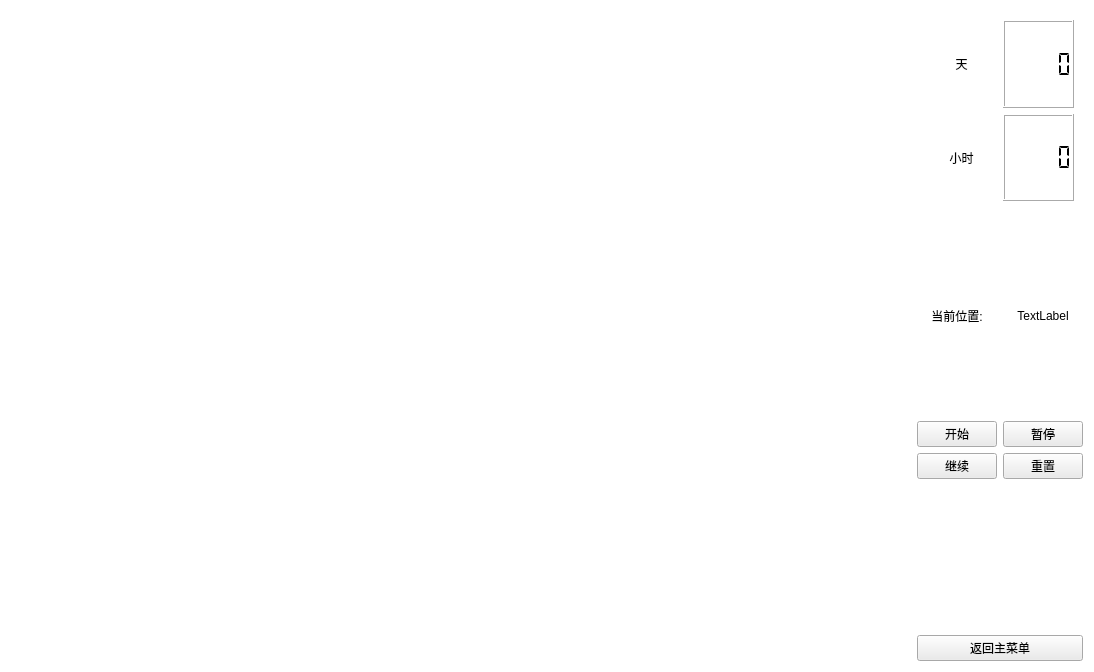
     <widget class="QWidget" name="SimulatePage">
      <property name="styleSheet">
       <string notr="true">background-color: rgb(255, 255, 255);</string>
      </property>
      <layout class="QGridLayout" name="gridLayout_11">
       <item row="0" column="0">
        <widget class="MyMap" name="MapSimulate">
         <property name="sizePolicy">
          <sizepolicy hsizetype="Preferred" vsizetype="Preferred">
           <horstretch>0</horstretch>
           <verstretch>0</verstretch>
          </sizepolicy>
         </property>
         <property name="minimumSize">
          <size>
           <width>900</width>
           <height>650</height>
          </size>
         </property>
         <property name="maximumSize">
          <size>
           <width>900</width>
           <height>650</height>
          </size>
         </property>
         <property name="autoFillBackground">
          <bool>false</bool>
         </property>
         <property name="styleSheet">
          <string notr="true">background-color: transparent;</string>
         </property>
         <property name="text">
          <string/>
         </property>
         <property name="textFormat">
          <enum>Qt::AutoText</enum>
         </property>
         <property name="pixmap">
          <pixmap resource="../material/material.qrc">:/image/map.png</pixmap>
         </property>
         <property name="scaledContents">
          <bool>true</bool>
         </property>
         <property name="alignment">
          <set>Qt::AlignLeading|Qt::AlignLeft|Qt::AlignVCenter</set>
         </property>
        </widget>
       </item>
       <item row="0" column="1">
        <layout class="QVBoxLayout" name="verticalLayout_2">
         <item>
          <widget class="QWidget" name="LCD_widget" native="true">
           <layout class="QGridLayout" name="gridLayout_9">
            <item row="0" column="0">
             <widget class="QLabel" name="day_lcd_label">
              <property name="text">
               <string>天</string>
              </property>
              <property name="alignment">
               <set>Qt::AlignCenter</set>
              </property>
             </widget>
            </item>
            <item row="0" column="1">
             <widget class="QLCDNumber" name="dayLCDdiaplay">
              <property name="digitCount">
               <number>5</number>
              </property>
              <property name="mode">
               <enum>QLCDNumber::Dec</enum>
              </property>
              <property name="segmentStyle">
               <enum>QLCDNumber::Flat</enum>
              </property>
             </widget>
            </item>
            <item row="1" column="0">
             <widget class="QLabel" name="hour_lcd_label">
              <property name="text">
               <string>小时</string>
              </property>
              <property name="alignment">
               <set>Qt::AlignCenter</set>
              </property>
             </widget>
            </item>
            <item row="1" column="1">
             <widget class="QLCDNumber" name="hourLCDdisplay">
              <property name="digitCount">
               <number>5</number>
              </property>
              <property name="mode">
               <enum>QLCDNumber::Dec</enum>
              </property>
              <property name="segmentStyle">
               <enum>QLCDNumber::Flat</enum>
              </property>
             </widget>
            </item>
           </layout>
          </widget>
         </item>
         <item>
          <layout class="QHBoxLayout" name="horizontalLayout_10">
           <item>
            <widget class="QLabel" name="currentpos_label">
             <property name="text">
              <string>当前位置:</string>
             </property>
             <property name="alignment">
              <set>Qt::AlignCenter</set>
             </property>
            </widget>
           </item>
           <item>
            <widget class="QLabel" name="pos_label">
             <property name="text">
              <string>TextLabel</string>
             </property>
             <property name="alignment">
              <set>Qt::AlignCenter</set>
             </property>
            </widget>
           </item>
          </layout>
         </item>
         <item>
          <layout class="QGridLayout" name="gridLayout_10">
           <item row="0" column="0">
            <widget class="QPushButton" name="StartButton">
             <property name="maximumSize">
              <size>
               <width>100</width>
               <height>16777215</height>
              </size>
             </property>
             <property name="layoutDirection">
              <enum>Qt::LeftToRight</enum>
             </property>
             <property name="styleSheet">
              <string notr="true">background-color: rgb(235, 235, 235);</string>
             </property>
             <property name="text">
              <string>开始</string>
             </property>
            </widget>
           </item>
           <item row="0" column="1">
            <widget class="QPushButton" name="StopButton">
             <property name="maximumSize">
              <size>
               <width>100</width>
               <height>16777215</height>
              </size>
             </property>
             <property name="styleSheet">
              <string notr="true">background-color: rgb(235, 235, 235);</string>
             </property>
             <property name="text">
              <string>暂停</string>
             </property>
            </widget>
           </item>
           <item row="1" column="0">
            <widget class="QPushButton" name="ContinueButton">
             <property name="maximumSize">
              <size>
               <width>100</width>
               <height>16777215</height>
              </size>
             </property>
             <property name="styleSheet">
              <string notr="true">background-color: rgb(235, 235, 235);</string>
             </property>
             <property name="text">
              <string>继续</string>
             </property>
            </widget>
           </item>
           <item row="1" column="1">
            <widget class="QPushButton" name="ResetButton">
             <property name="sizePolicy">
              <sizepolicy hsizetype="Minimum" vsizetype="Fixed">
               <horstretch>0</horstretch>
               <verstretch>0</verstretch>
              </sizepolicy>
             </property>
             <property name="maximumSize">
              <size>
               <width>100</width>
               <height>16777215</height>
              </size>
             </property>
             <property name="styleSheet">
              <string notr="true">background-color: rgb(235, 235, 235);</string>
             </property>
             <property name="text">
              <string>重置</string>
             </property>
            </widget>
           </item>
          </layout>
         </item>
         <item>
          <spacer name="verticalSpacer_4">
           <property name="orientation">
            <enum>Qt::Vertical</enum>
           </property>
           <property name="sizeType">
            <enum>QSizePolicy::Fixed</enum>
           </property>
           <property name="sizeHint" stdset="0">
            <size>
             <width>20</width>
             <height>150</height>
            </size>
           </property>
          </spacer>
         </item>
         <item>
          <widget class="QPushButton" name="SimuToMenuButton">
           <property name="enabled">
            <bool>true</bool>
           </property>
           <property name="sizePolicy">
            <sizepolicy hsizetype="Minimum" vsizetype="Fixed">
             <horstretch>0</horstretch>
             <verstretch>0</verstretch>
            </sizepolicy>
           </property>
           <property name="maximumSize">
            <size>
             <width>1000</width>
             <height>16777215</height>
            </size>
           </property>
           <property name="baseSize">
            <size>
             <width>0</width>
             <height>0</height>
            </size>
           </property>
           <property name="styleSheet">
            <string notr="true">background-color: rgb(235, 235, 235);</string>
           </property>
           <property name="text">
            <string>返回主菜单</string>
           </property>
          </widget>
         </item>
        </layout>
       </item>
      </layout>
     </widget>
